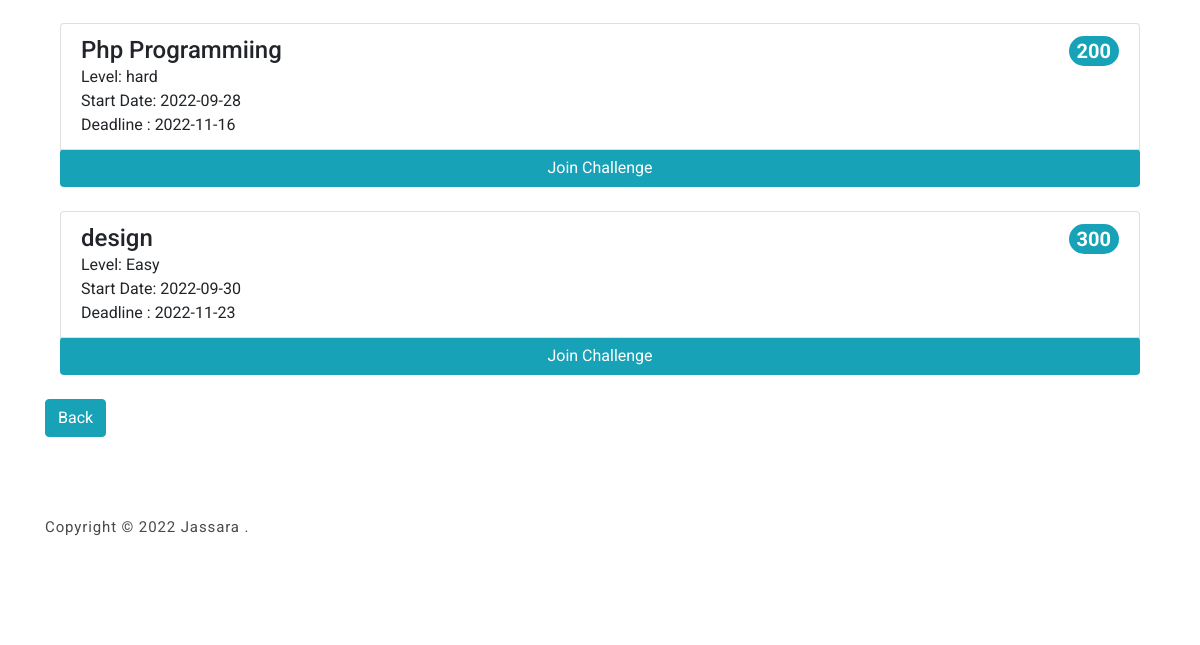
The page /challenges.php (lower part) on the database as committed earlier.
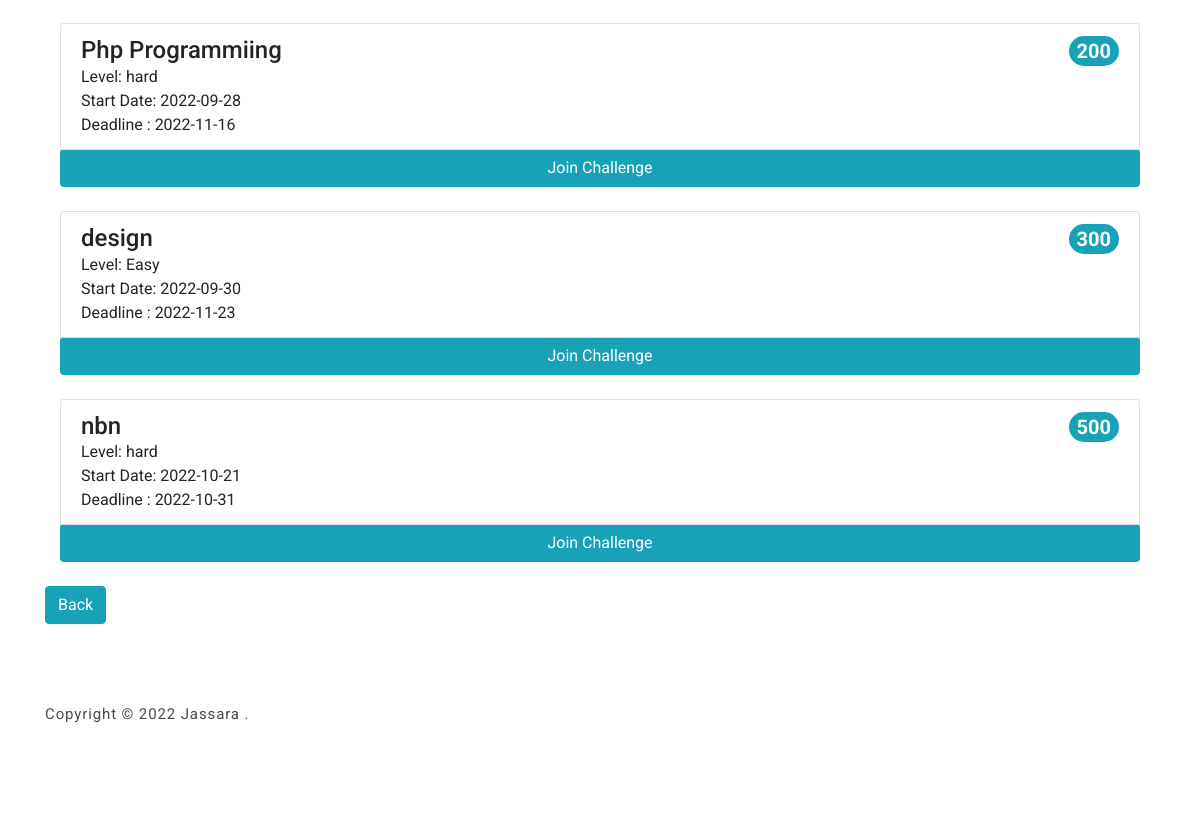
The same page on the database as committed later.
### tables this page shows
CREATE TABLE `challenge` (
  `challenge_num` int(10) NOT NULL,
  `challenge_name` text NOT NULL,
  `challenge_level` varchar(10) NOT NULL,
  `challenge_date` date NOT NULL,
  `Deadline` date NOT NULL,
  `Points` int(11) NOT NULL
);

### challenges.php (the view, shortened to what this page needs)
<?php session_start();
include 'tamplate.php';
?>
<body>
    <div class="container">
        <section style="float: center;">
            <?php
            $con = connection();
            $sql = "SELECT * FROM challenge";
            $result = mysqli_query($con, $sql);
            $count = mysqli_num_rows($result);
            if ($count == 0) {
                echo
                '<div class="alert alert-danger" role="alert">
                        No Challenges
                    </div>
                    ';
            } else {
                while ($row = mysqli_fetch_array($result, MYSQLI_ASSOC)) {
                    echo '
                        <div class="container col">
                        <ol class="list-group list-group-numbered">
                        <li class="list-group-item d-flex justify-content-between align-items-start">
                          <div class="ms-2 me-auto">
                            <div class="fw-bold"><h4>'.$row['challenge_name'].'</h4></div>
                            Level: '.$row['challenge_level'].'
                            <br>
                            Start Date: '.$row['challenge_date'].'
                            <br>
                            Deadline : '.$row['Deadline'].'
                          </div>
                          <span class="badge bg-info rounded-pill" style="color:white;font-size:20px">
                          '.$row['challenge_num'].'
                          </span>
                        </li>
                        <button class="btn bg-info" style="color:white;">Join Challenge</button>
                        <br>
                      </ol>
                      </div>
                   ';
                }
            }
            ?>
            <a style="color: White;" href="studentPage.php"><button class="btn btn-info mb-2">Back</button></a>
        </section>
    </div>

Rows that differ between the two databases and show on the page:
added challenge: challenge_name "nbn", challenge_level "hard", challenge_date "2022-10-21", Deadline "2022-10-31", challenge_num "500"
